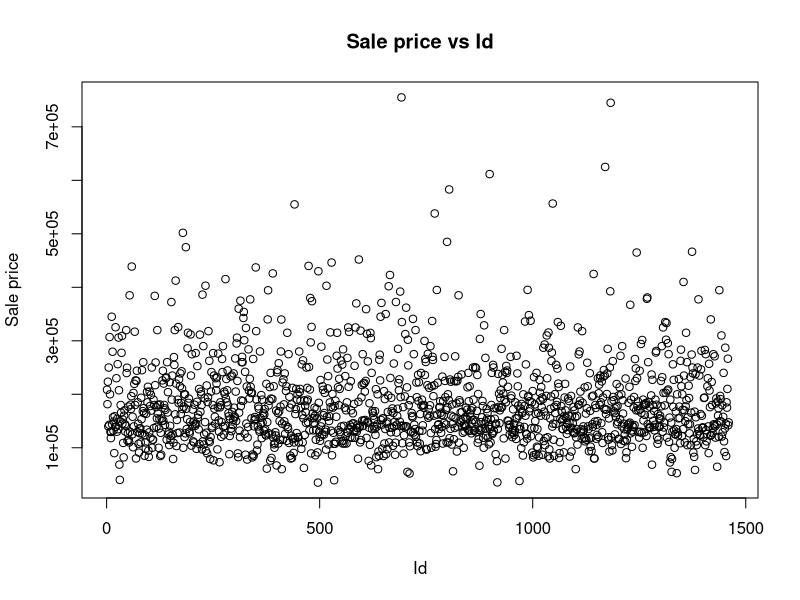
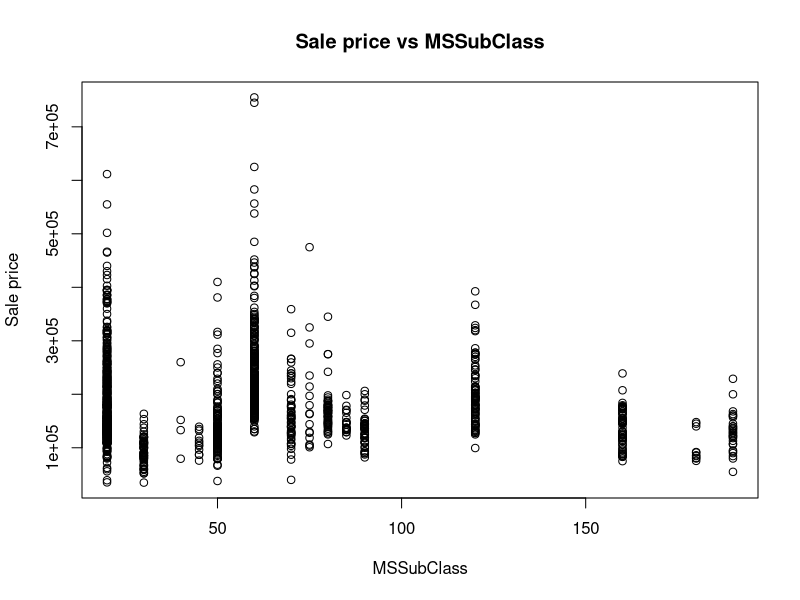
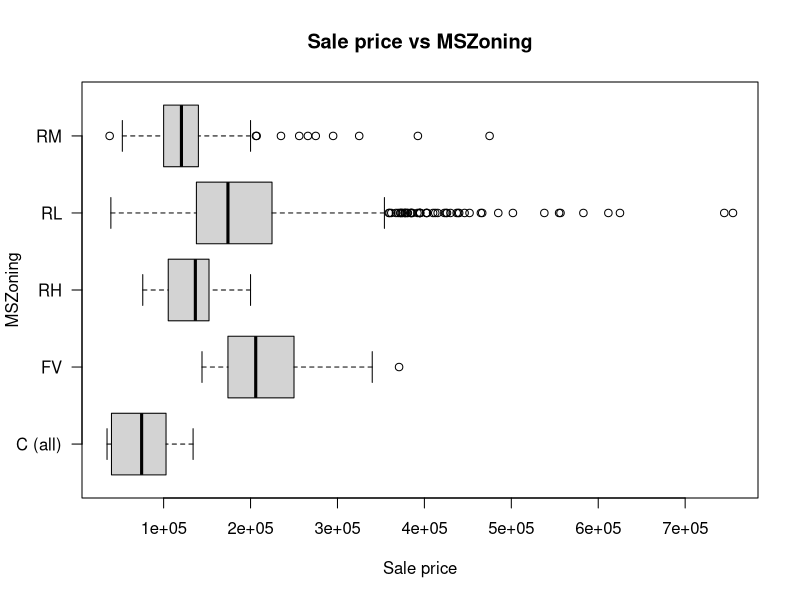
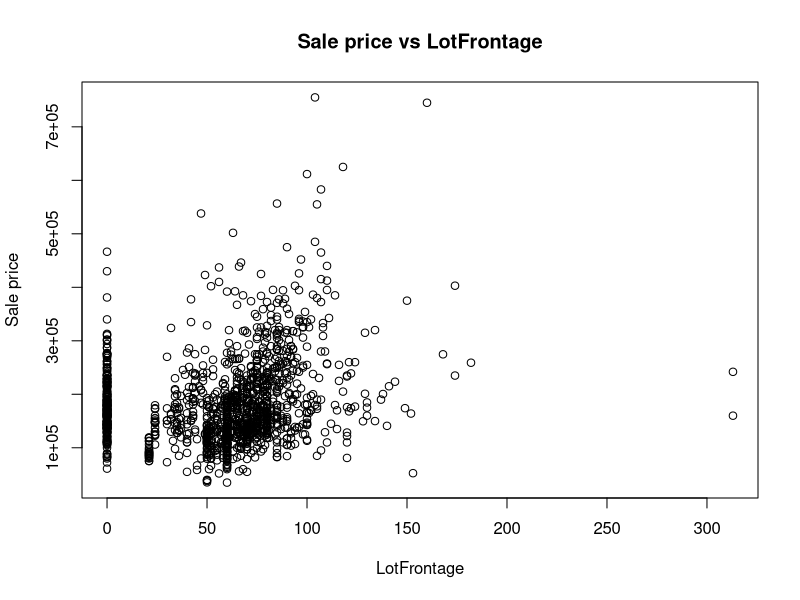
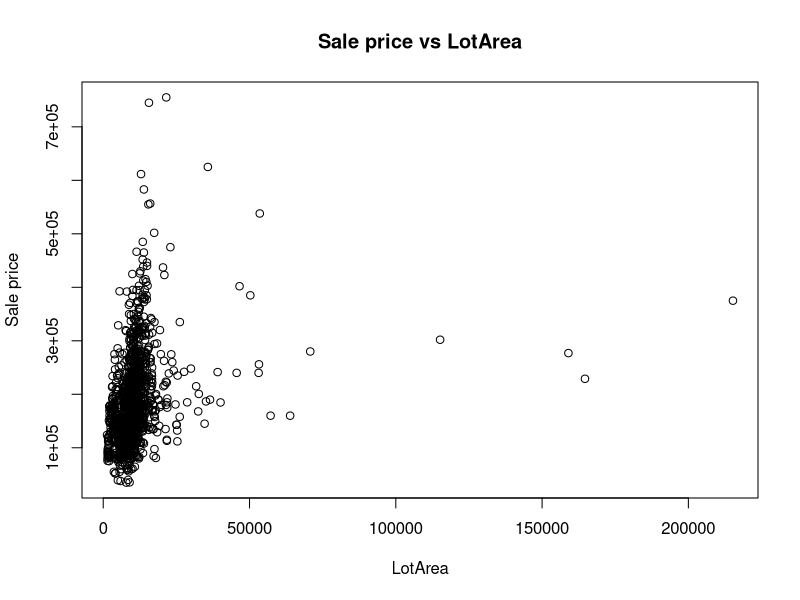
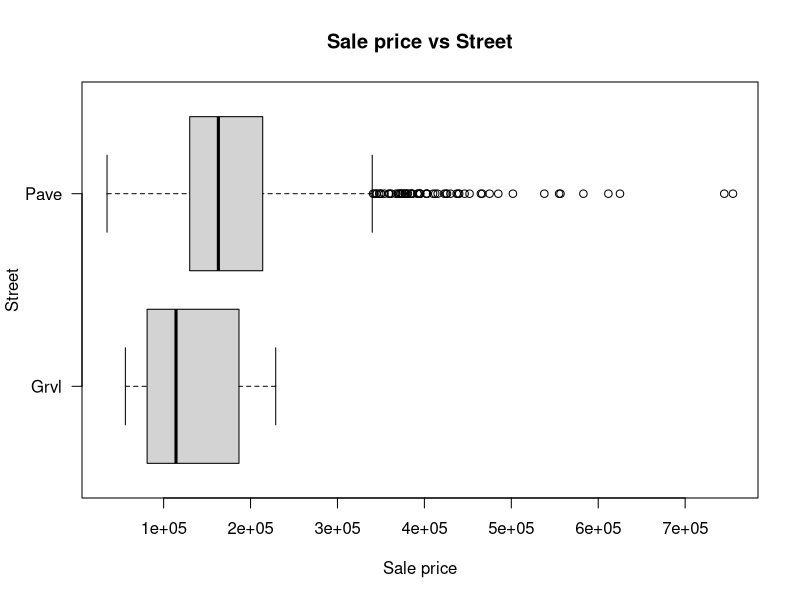
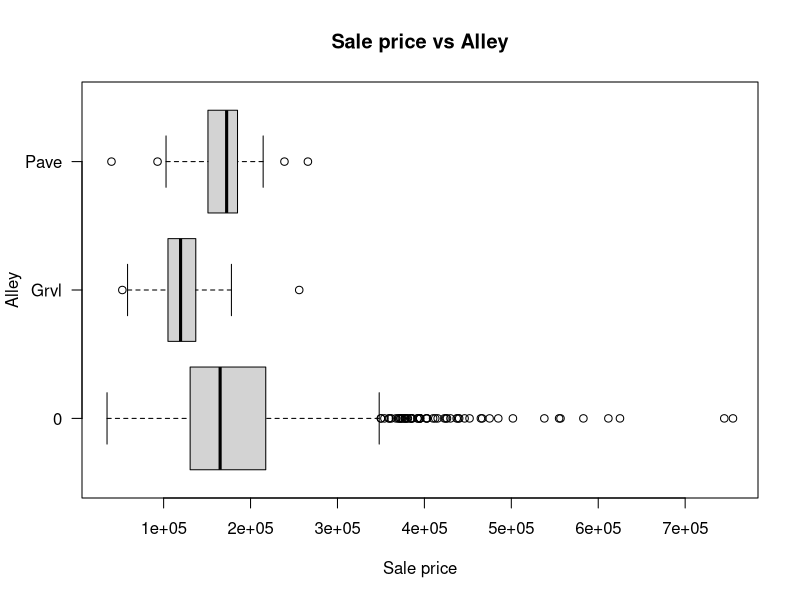
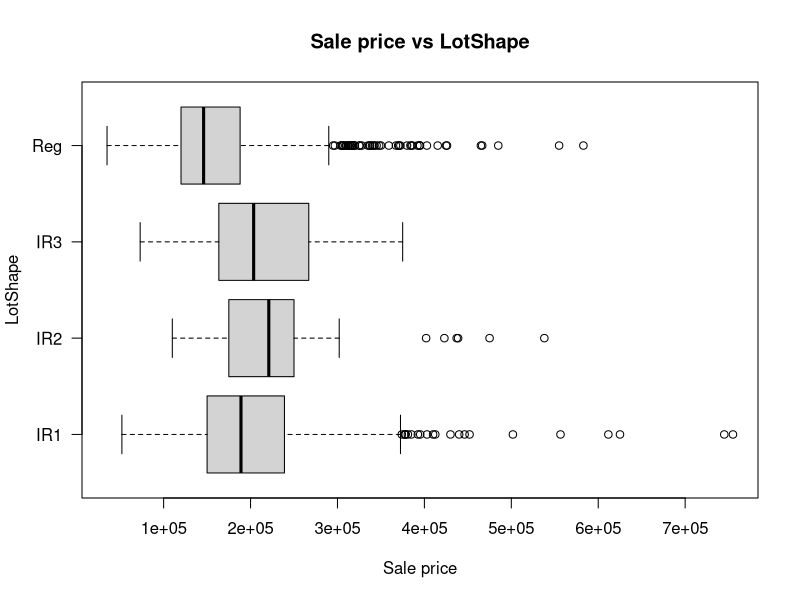

R code for these plots, in order:
## ---- chunk 1
trainDF <- read.csv("masterAN.csv", header = T, stringsAsFactors = F)
trainDF <- subset(trainDF[1:1470,])
trainDF$SalePrice <- as.integer(trainDF$SalePrice)
titles <- names(trainDF)

for (i in 1:length(trainDF)){
  if (is.character(trainDF[[i]])){
    boxplot(trainDF$SalePrice ~ trainDF[[i]], main = paste("Sale price vs ", titles[i], sep=""), ylab = titles[i], xlab = "Sale price", horizontal = T, las = 1)
  }
    else if (is.integer(trainDF[[i]])){
    plot(x = trainDF[[i]], y = trainDF$SalePrice, main = paste("Sale price vs ", titles[i], sep=""), xlab = titles[i], ylab = "Sale price")
    }
}
